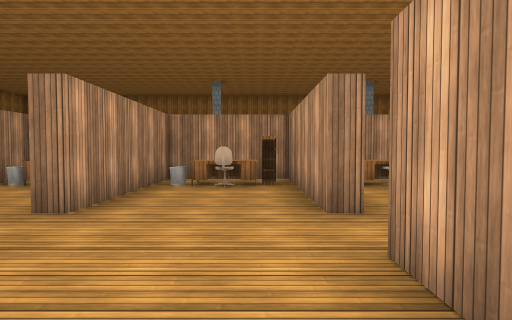
View 1 (above)

24 first-person views from a walk through a scene from a Unity 3-D project. The camera is 1.4 m above the floor, tilts 2° down and sees 80° across. The floor is counted in squares, 2 m on a side. Each view is taken from the middle of a square. On the plan, view 1 faces up. The plan holds only what a view shows up to about 10 squares ahead; the rest is blank. The player is left out. Some animated figures are left out. Some surface patterns are stand-ins.

View 2
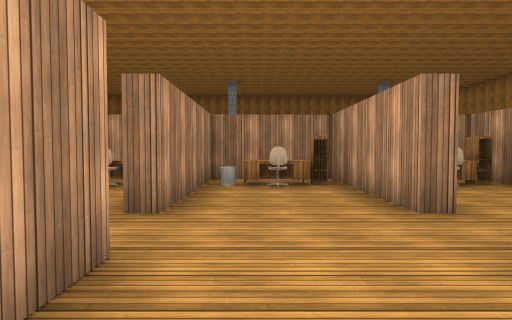

View 3
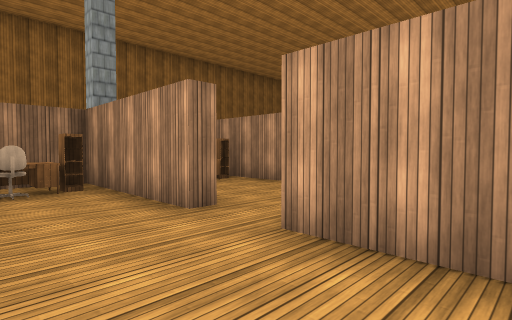

View 4
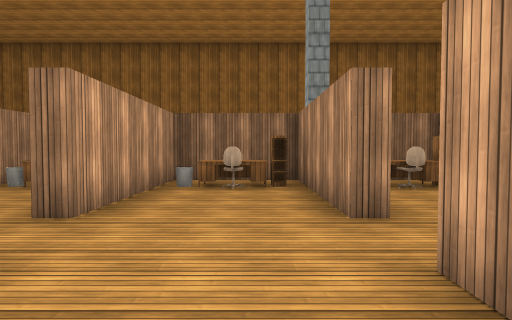

View 5
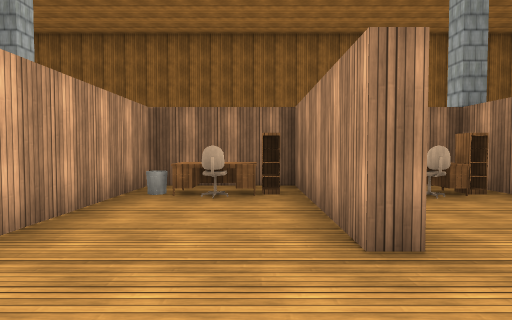

View 6
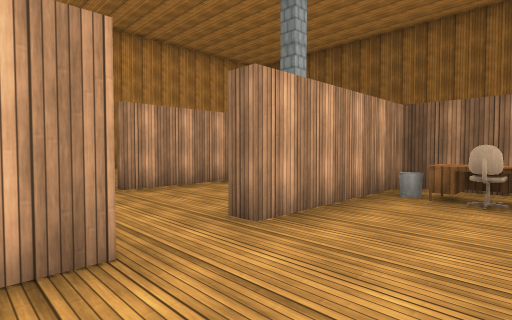

View 7
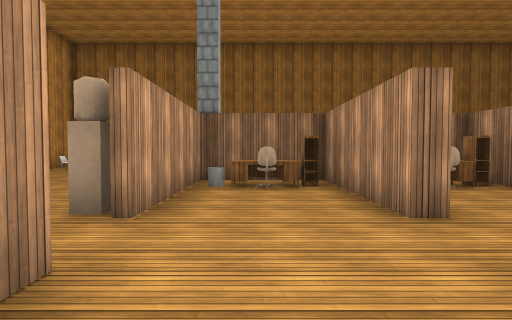

View 8
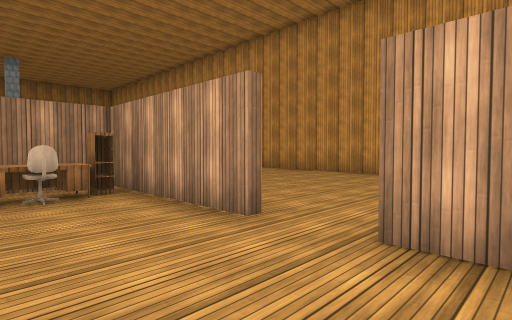

View 9
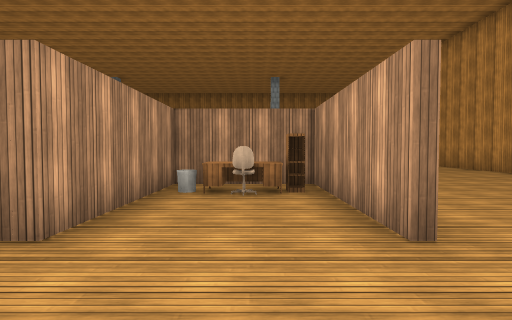

View 10
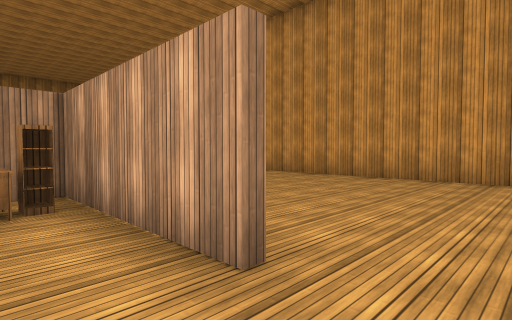

View 11
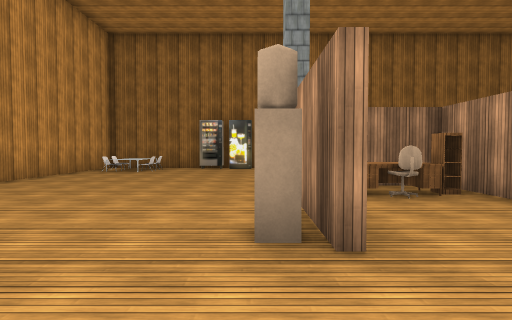

View 12
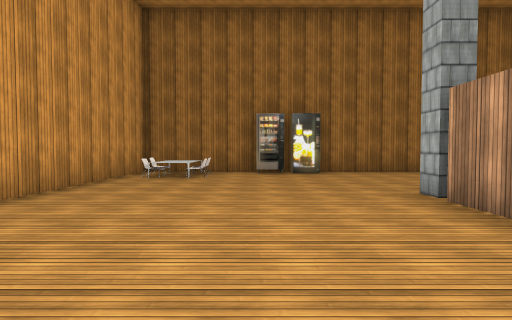

View 13
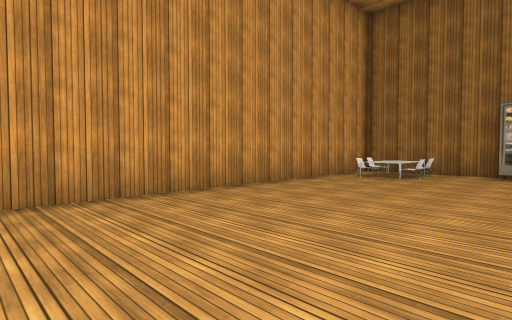

View 14
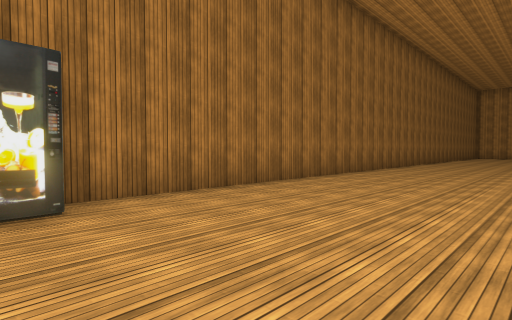

View 15
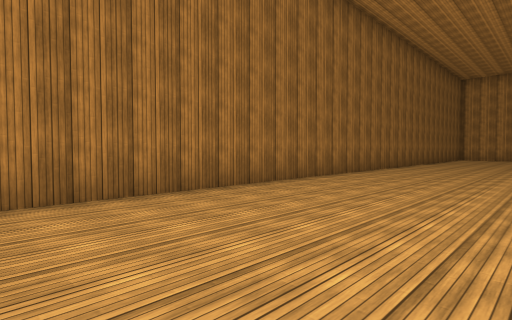

View 16
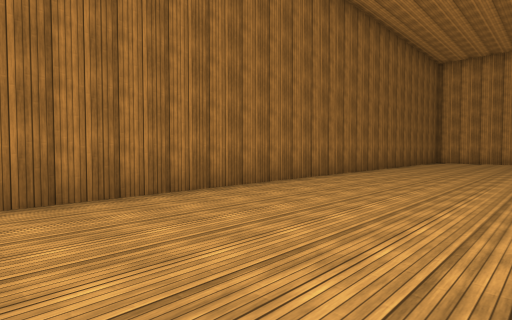

View 17
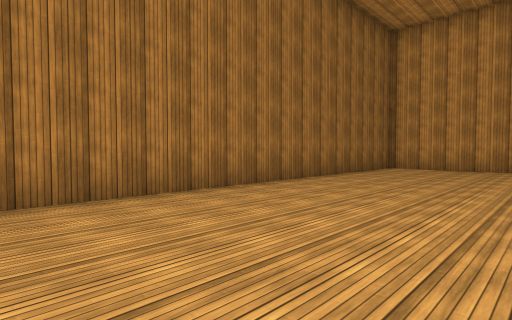

View 18
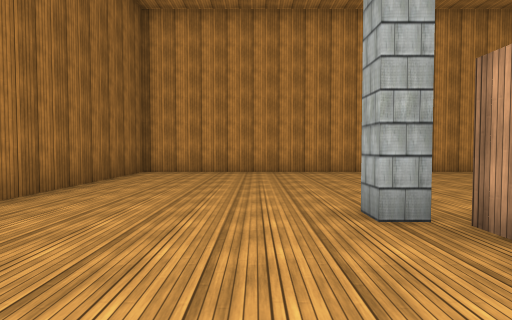

View 19
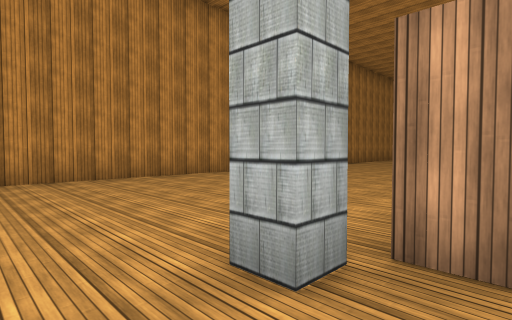

View 20
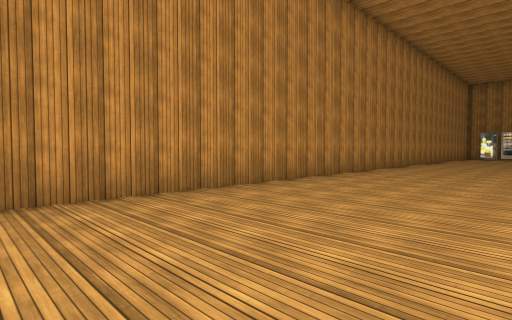

View 21
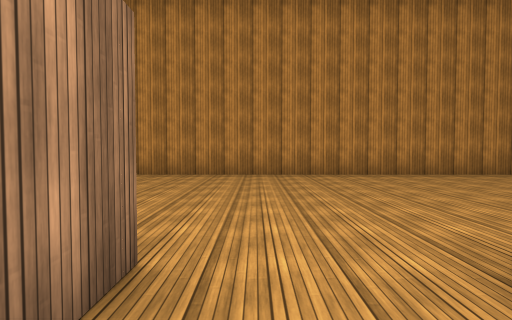

View 22
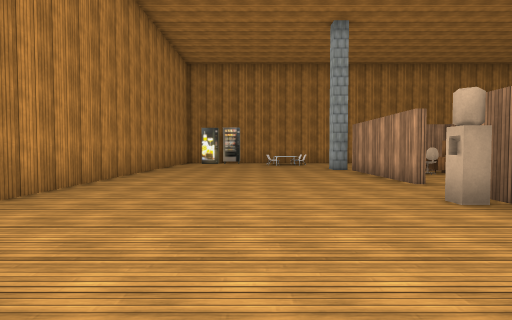

View 23
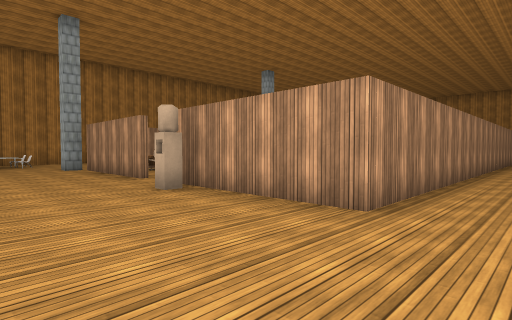

View 24
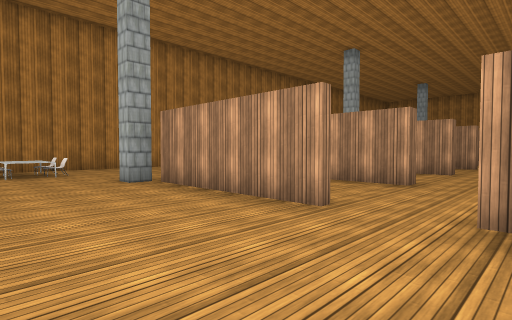

### Floor plan
Points are (right, up) in squares from view 1. A wall is a line through its corners. A room is listed if a view was taken in it or the views show most of it. See-through windows are left out.
Room 1 (views 1, 2, 3, 4)
walls: (-2.4, 2) (-2, 2) (-2, -1.8) (0.9, -1.8) (0.9, 2); (0.9, 3.3) (0.9, 7.1) (-2, 7.1) (-2, 3.3) (-2.5, 3.3)
ways out: opening at (1, 2.5) to room 2; opening at (-2, 2.5)
objects: other object (-1, -1); desk (-1, 6); desk (0, -1); other object (0, 6)
Room 2 (views 5, 6)
walls: (0.9, 2) (1.2, 2) (1.2, -1.8) (4, -1.8) (4, 2); (1.2, 3.3) (0.9, 3.3); (4, 3.2) (4, 3.9); (4, 5.9) (4, 6.5); (3.9, 7.1) (2.5, 7.1)
ways out: opening at (1, 2.5) to room 1; opening at (4, 2.5) to room 4
objects: other object (2, -1); desk (3, -1); desk (3, 5); other object (3, 6)
Room 3 (view 7)
walls: (7.2, 3.2) (7.2, 5.4); (7.2, 7.1) (4.4, 7.1) (4.4, 5.4)
ways out: opening at (6, 4.5) to room 4
objects: desk (6, 6)
Room 4 (views 8, 9, 10)
walls: (4, 2) (4.4, 2) (4.4, -1.8) (7.2, -1.8) (7.2, 2); (4.4, 5.4) (4.4, 3.2)
ways out: opening at (4, 2.5) to room 2; opening at (6, 4.5) to room 3; opening at (7, 3) to room 5
objects: other object (5, -1); desk (6, -1)
Room 5 (views 11, 12, 13, 14, 15, 16, 17, 18, 19, 20, 21, 22, 23, 24)
walls: (-2.2, 9.5) (-11.7, 9.5) (-11.7, 13.6); (-11.9, 7.3) (-10.8, 7.3); (-12.4, 12.8) (-12.4, 13.2); (-11.7, 15) (-11.7, 19.3) (-12.4, 19.3) (-12.4, 19.9); (7.2, 5.4) (7.2, 7.1); (7.5, 2) (7.5, -2.1); (7.6, 1.7) (8.1, 1.7); (-11.1, -2) (-11.9, -2) (-11.9, -2.8) (-12.5, -2.8); (7.5, -2.2) (7.5, -2.9); (-12.2, 24.5) (-14, 24.5); (-18.5, 19.1) (-18.5, -7.5) (13.5, -7.5) (13.5, 11); (8.2, -6.7) (8.8, -6.7); (9.2, -6.7) (10, -6.7)
ways out: opening at (7, 3) to room 4; opening at (-12, 14.5)
objects: other object (-14, 22); table (-14, 23); other object (-13, 22); other object (-13, 23); other object (7, 6); other object (11, -7); other object (11, -6); other object (13, -7); other object (13, -6)

Where each view was taken, in squares from view 1:
view 1: 0 up, 0 right, facing up
view 2: 0 up, 1 left, facing up
view 3: 5 up, 0 right, facing down-left
view 4: 5 up, 1 left, facing down
view 5: 4 up, 2 right, facing down
view 6: 4 up, 2 right, facing down-right
view 7: 5 up, 6 right, facing down
view 8: 1 up, 5 right, facing up-right
view 9: 1 up, 6 right, facing up
view 10: 2 up, 6 right, facing up-right
view 11: 4 up, 8 right, facing down
view 12: 2 up, 10 right, facing down
view 13: 2 up, 9 right, facing down-right
view 14: 3 down, 9 right, facing down-left
view 15: 3 down, 4 right, facing down-left
view 16: 3 down, 1 left, facing down-left
view 17: 3 down, 7 left, facing down-left
view 18: 4 down, 9 left, facing left
view 19: 4 down, 11 left, facing up-left
view 20: 0 up, 14 left, facing up-left
view 21: 8 up, 10 left, facing left
view 22: 9 up, 15 left, facing up
view 23: 8 up, 15 left, facing up-right
view 24: 13 up, 15 left, facing up-right
